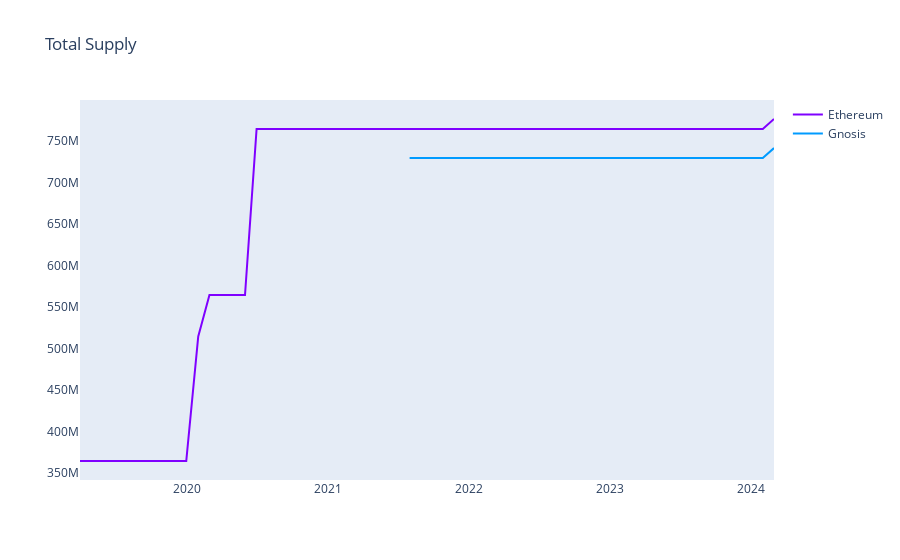

Notebook cell for this chart:
### Code cell
fig = go.Figure(data=[
    go.Scatter(x=pnk_staked_eth.index, y=pnk_staked_eth['total_supply'], name="Ethereum",
           offsetgroup='a', marker=eth_color),
    go.Scatter(x=pnk_staked_gno.index, y=pnk_staked_gno['total_supply'], name="Gnosis",
           offsetgroup='a', marker=gno_color),
]
)
fig.update_layout(
    xaxis=dict(showgrid=False),
    yaxis=dict(showgrid=False),
    title=dict(text="Total Supply")
)
fig.show()
